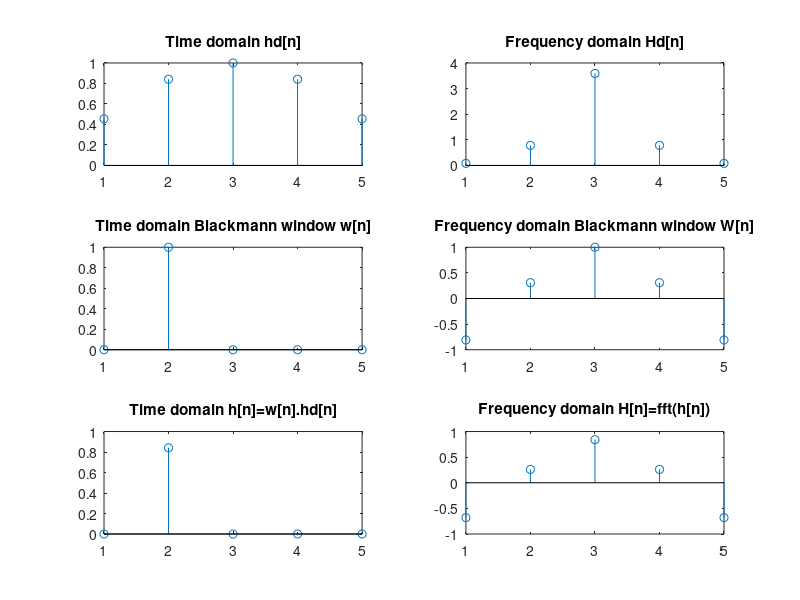

Source code (MATLAB): (Note: this script raises an error after producing the figure.)
clc
clear all;
close all;
%%Desired impulse response
N=input('Enter no of samples:');
index=0;
for n1=-(N-1)/2:(N-1)/2
    index=index+1;
    if n1==0
        hd(index)=1;
    else
        hd(index)=sin(n1)/n1;
    end
    n(index)=n1;
end
subplot(321);
stem(hd);
title('Time domain hd[n]');

Xd=fft(hd);
Hd=fftshift(Xd);
subplot(322);
stem(abs(Hd));
title('Frequency domain Hd[n]');

%%%Blackmann window
M=1+(N-1)/5; %%M<N
p=((N-1)/2)-((M-1)/2);
q=((N-1)/2)+((M-1)/2);
for n=1:N
    if(n>=p) && (n<=q)
        wb(n)=0.42-0.5.*cos(2*pi*(n-p)/(M-1))+0.08.*cos(4*pi*(n-p)/(M-1));
    else
        wb(n)=0;
    end
end
subplot(323);
stem(wb);
title('Time domain Blackmann window w[n]');
Wb=fft(wb);
Wb=fftshift(Wb);
subplot(324);
stem(Wb);
title('Frequency domain Blackmann window W[n]');

%%% Truncated impulse response
h=wb.*hd;
subplot(325);
stem(h)
title('Time domain h[n]=w[n].hd[n]');

X=fft(h);
H=fftshift(X);
subplot(326)
stem(H)
title('Frequency domain H[n]=fft(h[n])');

%%Low pass filter(LPF)
fl=1; %low cutoff frequency
fh=N; %fh<=N
for n=1:N
    if(n>=fl) && p+n-1<=N
        H_LPF(n)=H(p+n-1);
    else
        H_LPF(n)=0;
    end
end
figure(2)
subplot(221)
stem(abs(H_LPF))
title('H_LPF[n]')

%%High pass filter(HPF)
fl=(N-1)/3; %low cutoff frequency
fh=N; %fh<=N;

for n=1:N
    if(n>=fl) && p+n-fl<=N
        H_HPF(n)=H(p+n-fl);
    else
        H_HPF(n)=0;
    end
end
subplot(222)
stem(abs(H_HPF))
title('H_HPF[n]')

%%Band pass filter(BPF)
fl=(N-1)/3; %low cutoff frequency
fh=fl+M; %high cutoff frequency:fh<=N;
for n=1:N
    if(n>=fl) && n<=fh
        H_BPF(n)=H(p+(n-fl+1));
    else
        H_BPF(n)=0;
    end
end
subplot(223)
stem(abs(H_BPF))
title('H_BPF[n]')

%%Band stop filter(BSF)
fl=(N-1)/3; %low cutoff frequency
fh=fl+M; %high cutoff frequency
for n=1:N
    if(n<=fl)
        H_BSF(n)=H(((N-1)/2-fl)+n);
    elseif(n>=fh) && ((N-1)/2+n-fh)<=N
        H_BSF(n)=H(((N-1)/2+n-fh));
    else
        H_BSF(n)=0;
    end
end
subplot(224)
stem(abs(H_BSF))
title('H_BSF[n]')